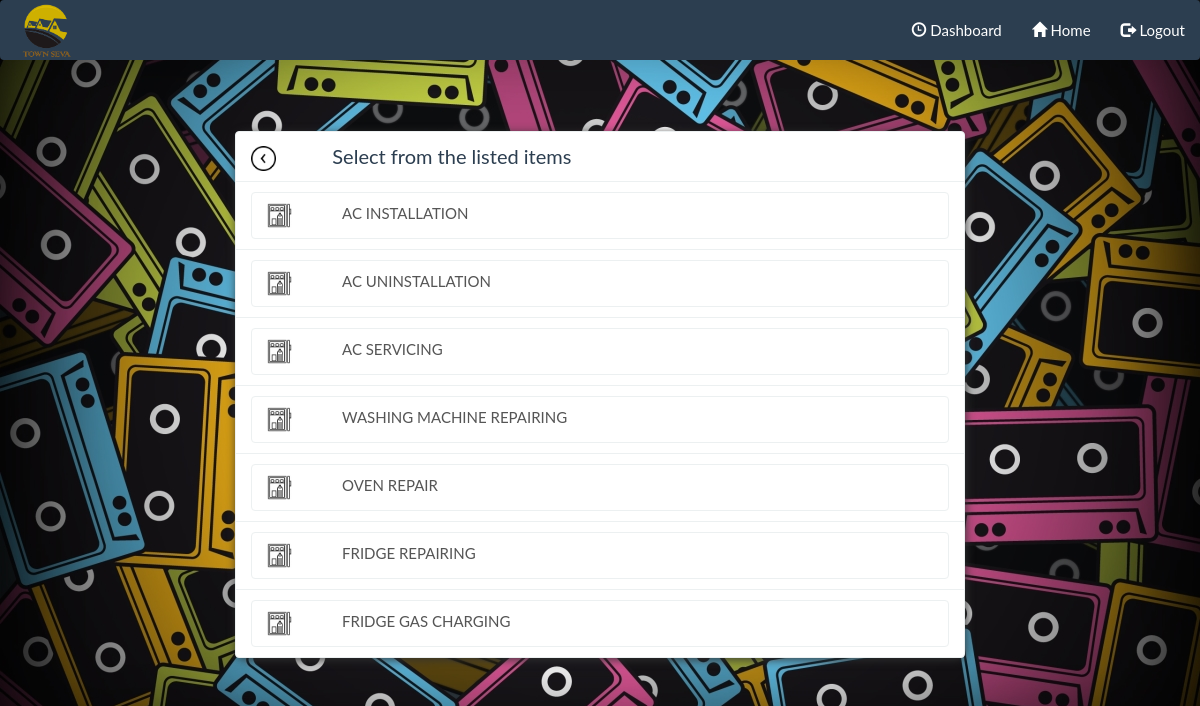
The app's page /subCategoriesView.php?id=13 (signed in) with its own data.
### tables this page shows
CREATE TABLE `sub_categories` (
  `id` int(11) NOT NULL,
  `service_id` int(11) NOT NULL,
  `sub_category_name` varchar(100) NOT NULL,
  `description` text NOT NULL,
  `imgurl` varchar(100) NOT NULL
);

### classes/connectionClass.php (called while the page is built, shortened)
<?php
   	class connection {
   	   		public function __construct() {
   				$this->con = mysqli_connect(DB_SERVER,DB_USERNAME,DB_PASSWORD,DB_DATABASE);
   		}
   }
?>

### classes/subCategoriesClass.php (called while the page is built, shortened)
<?php
	include_once 'connectionClass.php';
	class subCategory extends connection {
		var $id;
		public function allSubCategories(){
			$query = mysqli_query($this->con,"SELECT * from sub_categories where `service_id`='$this->id'");
			return $query;
		}
	}
 ?>

### subCategoriesView.php (the view, shortened to what this page needs)
<?php
	include_once 'classes/subCategoriesClass.php';
 ?>
<!DOCTYPE html>
<html>
<head>
	<link href="css/bootstrap.min.css" rel="stylesheet">
    <link rel="stylesheet" type="text/css" href="css/subCategories.css">
</head>
<body style=" background-image: url(images/bg.jpg);
		background-size: cover;">
		<?php  include_once 'navbar.php'  ?>
		<div class = "containerfluid" >
				<div class="container">
						<div class = "row">
								<div class = "col-lg-12" >
									<div class = "col-lg-8 col-lg-offset-2" >
										<div id="list4">
										   	<ul class="list-group">
										     <li  class="list-group-item" style="font-size:20px;"><span><a  href="index.php" ><img src="images/back1.jpeg" style="height: 25px; width: 25px;"></a>&nbsp&nbsp&nbsp&nbsp&nbsp&nbsp&nbsp&nbsp&nbsp&nbsp&nbspSelect from the listed items</span></li>
										    	<?php
										    		$listObj = new subCategory;
										    		$listObj->id=$_GET['id'];
										    		$res=$listObj->allSubCategories();
													while($result = mysqli_fetch_array($res)){
										    	 ?>
										    	 <li class="list-group-item"><a href="subChildCategoriesView.php?id=<?php echo $result['id'];?>&service_id=<?php echo $_GET['id'];?>" class="list-group-item"><span ><img src="images/fr.png" style="height: 25px; width: 25px;"></span><?php
										    	 		echo $result['sub_category_name'];
										    	  ?></a>
										    	  <?php
										    	  	}
										    	  ?>
										      	</li>
										   	</ul>
										</div>
									</div>
								</div>
						</div>
				</div>
		</div>
</body>
</html>

### css/subCategories.css (style rules this page uses)
#list4 { margin-top:50px; box-shadow: 1px 2px 10px 0px rgba(49, 50, 50, 0.89); border-radius: 10px; }
#list4 ul li span { margin-right:50px; }

### records on screen
sub_categories: sub_category_name "AC INSTALLATION"
sub_categories: sub_category_name "AC UNINSTALLATION"
sub_categories: sub_category_name "AC SERVICING"
sub_categories: sub_category_name "WASHING MACHINE REPAIRING"
sub_categories: sub_category_name "OVEN REPAIR"
sub_categories: sub_category_name "FRIDGE REPAIRING"
sub_categories: sub_category_name "FRIDGE GAS CHARGING"
